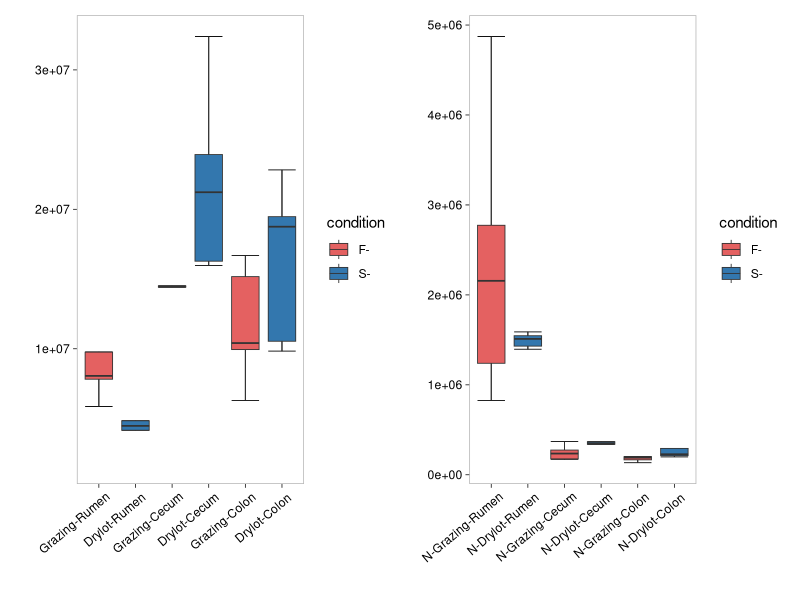
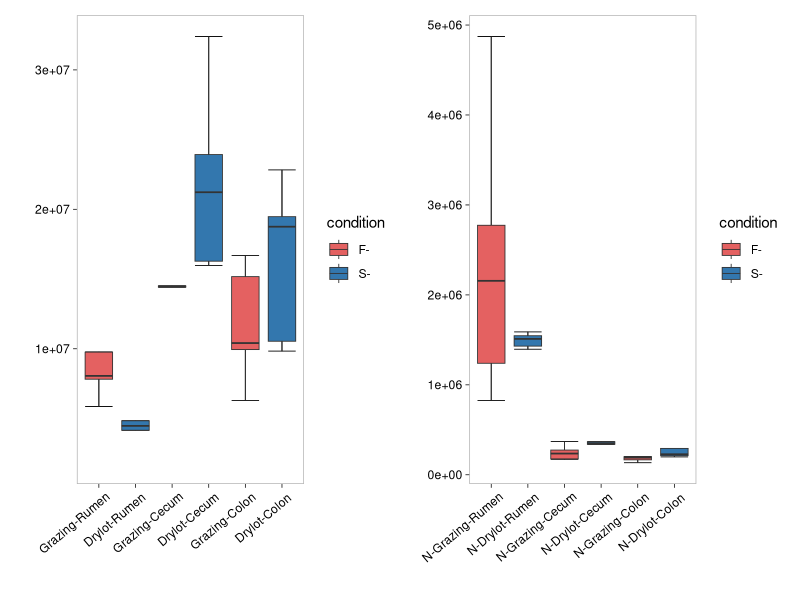

R code for these plots, in order:
library(ggplot2)
library(stringr)

red = "#E46161"
blue = "#3377AE"
redblue = "#9368C0"

height <- 2
width <- 1.5
scale <- 1

boxplotsize = 0.3
boxaxissize = 0.3

alldatadf <- read.csv("./data/quantify_marking_plot.csv")


plotdatadf <- function(datadf) {
    
    datadf$group <- str_extract(datadf$sample, regex(".*[^0-9]"))
    datadf$condition <- gsub("N-", "", str_extract(datadf$sample, regex(".*-")))
    
    datadf$group <- gsub("LW", "Rumen", datadf$group)
    datadf$group <- gsub("MC", "Cecum", datadf$group)
    datadf$group <- gsub("JC", "Colon", datadf$group)
    datadf$group <- gsub("F", "Grazing", datadf$group)
    datadf$group <- gsub("S", "Drylot", datadf$group)
    
    position <- str_extract(datadf$sample, regex("...?[0-9]"))
    datadf$position <- str_extract(position, regex(".*[^0-9]"))
    
    datadf$group
    
    ggplot(datadf, aes(factor(group, levels = c("Grazing-Rumen", "Drylot-Rumen", 
        "N-Grazing-Rumen", "N-Drylot-Rumen", "Grazing-Cecum", "Drylot-Cecum", "N-Grazing-Cecum", 
        "N-Drylot-Cecum", "Grazing-Colon", "Drylot-Colon", "N-Grazing-Colon", "N-Drylot-Colon")), 
        value, fill = condition)) + stat_boxplot(geom = "errorbar", width = 0.75, 
        size = boxplotsize) + geom_boxplot(size = boxplotsize, outlier.shape = NA) + 
        # geom_point() +
    theme_light() + theme(panel.grid = element_blank(), axis.text.x = element_text(angle = 40, 
        hjust = 0.9, vjust = 0.9), axis.text = element_text(colour = "black"), axis.ticks = element_line(colour = "black")) + 
        scale_fill_manual(values = c(red, blue)) + labs(x = "", y = "")
    
}

datadf = alldatadf[1:30, ]
lumenp <- plotdatadf(datadf)
datadf = alldatadf[31:60, ]
mucosap <- plotdatadf(datadf)

library(patchwork)
lumenp + mucosap

ggsave("quantity_compose.pdf", width = 8, height = 4)
